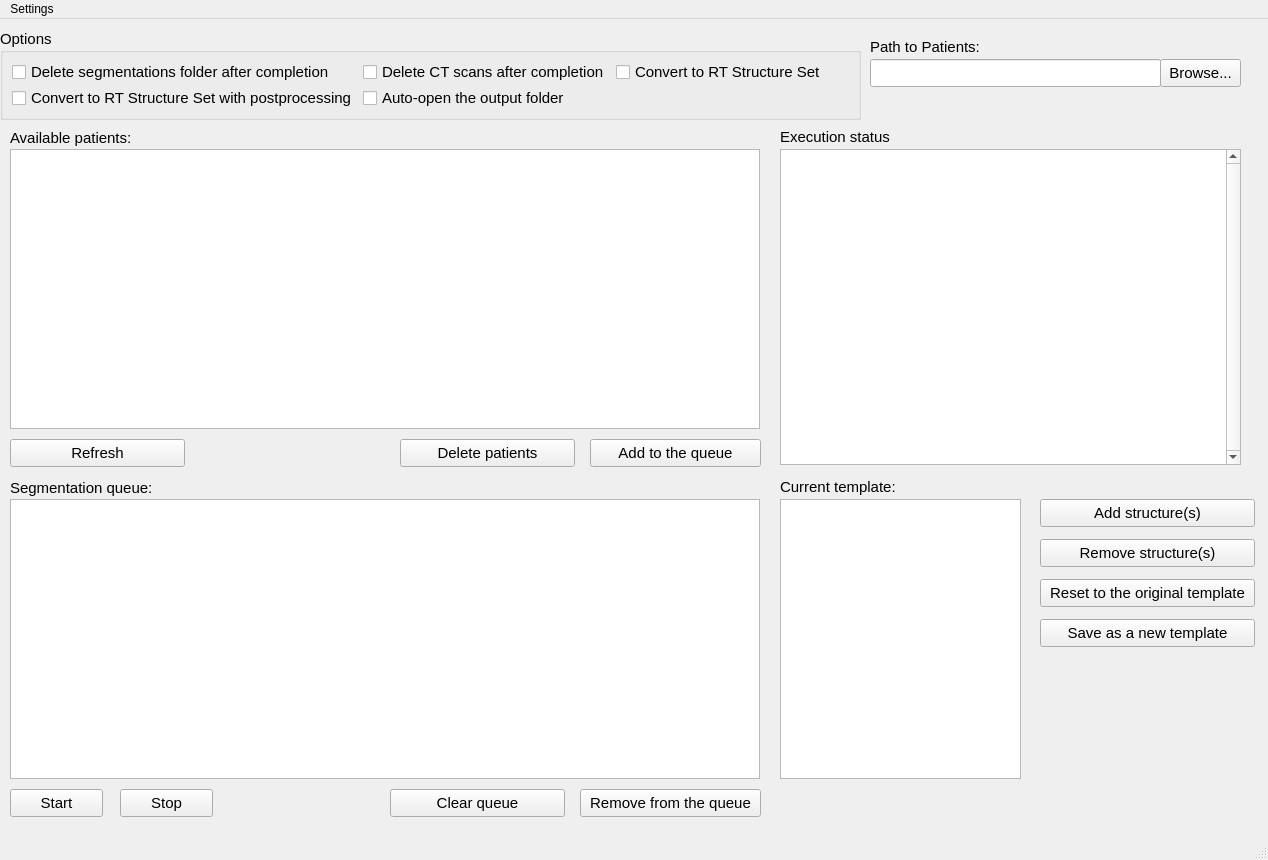
<?xml version="1.0" encoding="UTF-8"?>
<ui version="4.0">
 <class>MainWindow</class>
 <widget class="QMainWindow" name="MainWindow">
  <property name="geometry">
   <rect>
    <x>0</x>
    <y>0</y>
    <width>1268</width>
    <height>860</height>
   </rect>
  </property>
  <property name="sizePolicy">
   <sizepolicy hsizetype="Fixed" vsizetype="Preferred">
    <horstretch>0</horstretch>
    <verstretch>0</verstretch>
   </sizepolicy>
  </property>
  <property name="minimumSize">
   <size>
    <width>1263</width>
    <height>630</height>
   </size>
  </property>
  <property name="maximumSize">
   <size>
    <width>1268</width>
    <height>860</height>
   </size>
  </property>
  <property name="windowTitle">
   <string>MainWindow</string>
  </property>
  <widget class="QWidget" name="centralwidget">
   <widget class="QGroupBox" name="groupBox">
    <property name="geometry">
     <rect>
      <x>0</x>
      <y>10</y>
      <width>861</width>
      <height>91</height>
     </rect>
    </property>
    <property name="font">
     <font>
      <pointsize>11</pointsize>
     </font>
    </property>
    <property name="title">
     <string>Options</string>
    </property>
    <layout class="QGridLayout" name="gridLayout_2">
     <item row="0" column="1">
      <widget class="QCheckBox" name="DelCTscans">
       <property name="font">
        <font>
         <pointsize>11</pointsize>
        </font>
       </property>
       <property name="text">
        <string>Delete CT scans after completion</string>
       </property>
      </widget>
     </item>
     <item row="0" column="0">
      <widget class="QCheckBox" name="DelSegm">
       <property name="font">
        <font>
         <pointsize>11</pointsize>
        </font>
       </property>
       <property name="text">
        <string>Delete segmentations folder after completion</string>
       </property>
      </widget>
     </item>
     <item row="0" column="2">
      <widget class="QCheckBox" name="ToRTSS">
       <property name="font">
        <font>
         <pointsize>11</pointsize>
        </font>
       </property>
       <property name="text">
        <string>Convert to RT Structure Set</string>
       </property>
      </widget>
     </item>
     <item row="1" column="1">
      <widget class="QCheckBox" name="AutoOpen">
       <property name="font">
        <font>
         <pointsize>11</pointsize>
        </font>
       </property>
       <property name="text">
        <string>Auto-open the output folder</string>
       </property>
      </widget>
     </item>
     <item row="1" column="0">
      <widget class="QCheckBox" name="ToRTSS_postproc">
       <property name="font">
        <font>
         <pointsize>11</pointsize>
        </font>
       </property>
       <property name="text">
        <string>Convert to RT Structure Set with postprocessing</string>
       </property>
      </widget>
     </item>
    </layout>
   </widget>
   <widget class="QTableView" name="AvailablePatients">
    <property name="geometry">
     <rect>
      <x>10</x>
      <y>130</y>
      <width>750</width>
      <height>280</height>
     </rect>
    </property>
    <property name="font">
     <font>
      <pointsize>11</pointsize>
     </font>
    </property>
   </widget>
   <widget class="QTableView" name="SegmQueue">
    <property name="geometry">
     <rect>
      <x>10</x>
      <y>480</y>
      <width>750</width>
      <height>280</height>
     </rect>
    </property>
    <property name="font">
     <font>
      <pointsize>11</pointsize>
     </font>
    </property>
   </widget>
   <widget class="QPushButton" name="AddStructure">
    <property name="geometry">
     <rect>
      <x>1040</x>
      <y>480</y>
      <width>215</width>
      <height>28</height>
     </rect>
    </property>
    <property name="font">
     <font>
      <pointsize>11</pointsize>
     </font>
    </property>
    <property name="text">
     <string>Add structure(s)</string>
    </property>
   </widget>
   <widget class="QListView" name="TemplStruct">
    <property name="geometry">
     <rect>
      <x>780</x>
      <y>480</y>
      <width>241</width>
      <height>280</height>
     </rect>
    </property>
    <property name="font">
     <font>
      <pointsize>11</pointsize>
     </font>
    </property>
   </widget>
   <widget class="QPushButton" name="SaveAsNew">
    <property name="geometry">
     <rect>
      <x>1040</x>
      <y>600</y>
      <width>215</width>
      <height>28</height>
     </rect>
    </property>
    <property name="font">
     <font>
      <pointsize>11</pointsize>
     </font>
    </property>
    <property name="text">
     <string>Save as a new template</string>
    </property>
   </widget>
   <widget class="QPushButton" name="ResetToOrig">
    <property name="geometry">
     <rect>
      <x>1040</x>
      <y>560</y>
      <width>215</width>
      <height>28</height>
     </rect>
    </property>
    <property name="font">
     <font>
      <pointsize>11</pointsize>
     </font>
    </property>
    <property name="text">
     <string>Reset to the original template</string>
    </property>
   </widget>
   <widget class="QPushButton" name="RemoveStructure">
    <property name="geometry">
     <rect>
      <x>1040</x>
      <y>520</y>
      <width>215</width>
      <height>28</height>
     </rect>
    </property>
    <property name="font">
     <font>
      <pointsize>11</pointsize>
     </font>
    </property>
    <property name="text">
     <string>Remove structure(s)</string>
    </property>
   </widget>
   <widget class="QPushButton" name="Stop">
    <property name="geometry">
     <rect>
      <x>120</x>
      <y>770</y>
      <width>93</width>
      <height>28</height>
     </rect>
    </property>
    <property name="font">
     <font>
      <pointsize>11</pointsize>
     </font>
    </property>
    <property name="text">
     <string>Stop</string>
    </property>
   </widget>
   <widget class="QPushButton" name="Start">
    <property name="geometry">
     <rect>
      <x>10</x>
      <y>770</y>
      <width>93</width>
      <height>28</height>
     </rect>
    </property>
    <property name="font">
     <font>
      <pointsize>11</pointsize>
     </font>
    </property>
    <property name="text">
     <string>Start</string>
    </property>
   </widget>
   <widget class="QLabel" name="label">
    <property name="geometry">
     <rect>
      <x>10</x>
      <y>110</y>
      <width>121</width>
      <height>18</height>
     </rect>
    </property>
    <property name="font">
     <font>
      <pointsize>11</pointsize>
     </font>
    </property>
    <property name="text">
     <string>Available patients:</string>
    </property>
   </widget>
   <widget class="QLabel" name="label_2">
    <property name="geometry">
     <rect>
      <x>10</x>
      <y>460</y>
      <width>141</width>
      <height>18</height>
     </rect>
    </property>
    <property name="font">
     <font>
      <pointsize>11</pointsize>
     </font>
    </property>
    <property name="text">
     <string>Segmentation queue:</string>
    </property>
   </widget>
   <widget class="QLabel" name="label_4">
    <property name="geometry">
     <rect>
      <x>780</x>
      <y>110</y>
      <width>231</width>
      <height>16</height>
     </rect>
    </property>
    <property name="font">
     <font>
      <pointsize>11</pointsize>
     </font>
    </property>
    <property name="text">
     <string>Execution status</string>
    </property>
   </widget>
   <widget class="QTextBrowser" name="ExecutionStatus">
    <property name="geometry">
     <rect>
      <x>780</x>
      <y>130</y>
      <width>461</width>
      <height>316</height>
     </rect>
    </property>
    <property name="font">
     <font>
      <pointsize>11</pointsize>
     </font>
    </property>
    <property name="verticalScrollBarPolicy">
     <enum>Qt::ScrollBarAlwaysOn</enum>
    </property>
    <property name="horizontalScrollBarPolicy">
     <enum>Qt::ScrollBarAlwaysOff</enum>
    </property>
   </widget>
   <widget class="QLabel" name="label_3">
    <property name="geometry">
     <rect>
      <x>780</x>
      <y>460</y>
      <width>121</width>
      <height>16</height>
     </rect>
    </property>
    <property name="font">
     <font>
      <pointsize>11</pointsize>
     </font>
    </property>
    <property name="text">
     <string>Current template:</string>
    </property>
   </widget>
   <widget class="QPushButton" name="RemoveFromQueue">
    <property name="geometry">
     <rect>
      <x>580</x>
      <y>770</y>
      <width>181</width>
      <height>28</height>
     </rect>
    </property>
    <property name="font">
     <font>
      <pointsize>11</pointsize>
     </font>
    </property>
    <property name="text">
     <string>Remove from the queue</string>
    </property>
   </widget>
   <widget class="QPushButton" name="AddToQueue">
    <property name="geometry">
     <rect>
      <x>590</x>
      <y>420</y>
      <width>171</width>
      <height>28</height>
     </rect>
    </property>
    <property name="font">
     <font>
      <pointsize>11</pointsize>
     </font>
    </property>
    <property name="text">
     <string>Add to the queue</string>
    </property>
   </widget>
   <widget class="QPushButton" name="Browse">
    <property name="geometry">
     <rect>
      <x>1160</x>
      <y>40</y>
      <width>81</width>
      <height>28</height>
     </rect>
    </property>
    <property name="font">
     <font>
      <pointsize>11</pointsize>
     </font>
    </property>
    <property name="text">
     <string>Browse...</string>
    </property>
   </widget>
   <widget class="QLabel" name="label_5">
    <property name="geometry">
     <rect>
      <x>870</x>
      <y>20</y>
      <width>231</width>
      <height>16</height>
     </rect>
    </property>
    <property name="font">
     <font>
      <pointsize>11</pointsize>
     </font>
    </property>
    <property name="text">
     <string>Path to Patients:</string>
    </property>
   </widget>
   <widget class="QLineEdit" name="CTscans">
    <property name="geometry">
     <rect>
      <x>870</x>
      <y>40</y>
      <width>291</width>
      <height>28</height>
     </rect>
    </property>
    <property name="font">
     <font>
      <pointsize>11</pointsize>
     </font>
    </property>
   </widget>
   <widget class="QPushButton" name="DelPatients">
    <property name="geometry">
     <rect>
      <x>400</x>
      <y>420</y>
      <width>175</width>
      <height>28</height>
     </rect>
    </property>
    <property name="font">
     <font>
      <pointsize>11</pointsize>
     </font>
    </property>
    <property name="text">
     <string>Delete patients</string>
    </property>
   </widget>
   <widget class="QPushButton" name="ClearQueue">
    <property name="geometry">
     <rect>
      <x>390</x>
      <y>770</y>
      <width>175</width>
      <height>28</height>
     </rect>
    </property>
    <property name="font">
     <font>
      <pointsize>11</pointsize>
     </font>
    </property>
    <property name="text">
     <string>Clear queue</string>
    </property>
   </widget>
   <widget class="QPushButton" name="Refresh">
    <property name="geometry">
     <rect>
      <x>10</x>
      <y>420</y>
      <width>175</width>
      <height>28</height>
     </rect>
    </property>
    <property name="font">
     <font>
      <pointsize>11</pointsize>
     </font>
    </property>
    <property name="text">
     <string>Refresh</string>
    </property>
   </widget>
  </widget>
  <widget class="QMenuBar" name="menubar">
   <property name="geometry">
    <rect>
     <x>0</x>
     <y>0</y>
     <width>1268</width>
     <height>21</height>
    </rect>
   </property>
   <widget class="QMenu" name="menuSettings">
    <property name="title">
     <string>Settings</string>
    </property>
    <addaction name="actionTemplate_manager"/>
    <addaction name="actionConnected_tasks"/>
    <addaction name="actionLicense"/>
    <addaction name="actionInstallation"/>
   </widget>
   <addaction name="menuSettings"/>
  </widget>
  <widget class="QStatusBar" name="statusbar"/>
  <action name="actionLicense">
   <property name="text">
    <string>License</string>
   </property>
  </action>
  <action name="actionTemplate_manager">
   <property name="text">
    <string>Template manager</string>
   </property>
  </action>
  <action name="actionProperties">
   <property name="text">
    <string>Path to Patients</string>
   </property>
  </action>
  <action name="actionConnected_tasks">
   <property name="text">
    <string>Connected tasks</string>
   </property>
  </action>
  <action name="actionInstallation">
   <property name="text">
    <string>Installation</string>
   </property>
  </action>
 </widget>
 <resources/>
 <connections/>
</ui>
